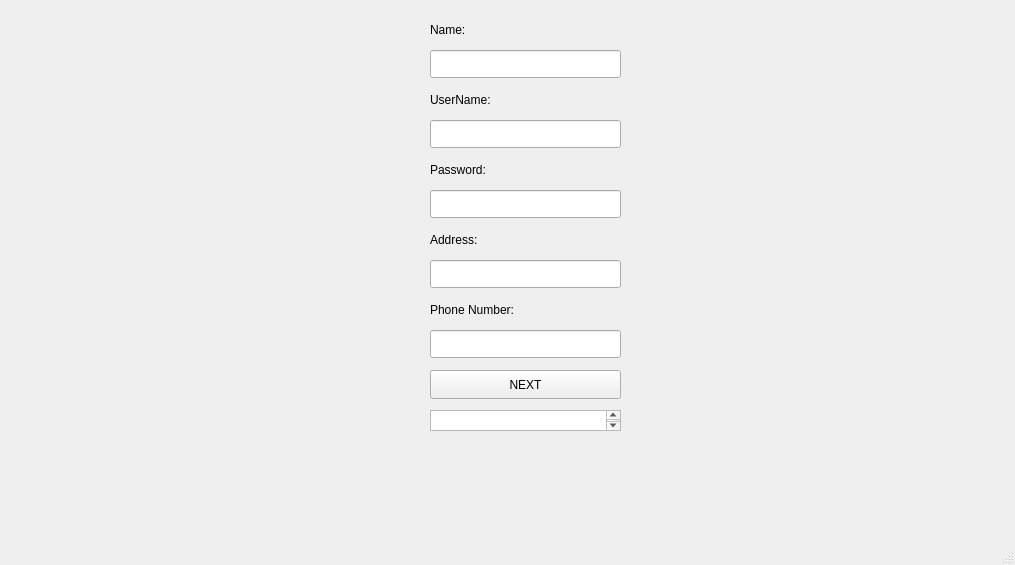
<?xml version="1.0" encoding="UTF-8"?>
<ui version="4.0">
 <class>SignUpWindow</class>
 <widget class="QMainWindow" name="SignUpWindow">
  <property name="geometry">
   <rect>
    <x>0</x>
    <y>0</y>
    <width>1015</width>
    <height>565</height>
   </rect>
  </property>
  <property name="windowTitle">
   <string>MainWindow</string>
  </property>
  <widget class="QWidget" name="centralwidget">
   <widget class="QLabel" name="label">
    <property name="geometry">
     <rect>
      <x>430</x>
      <y>20</y>
      <width>63</width>
      <height>20</height>
     </rect>
    </property>
    <property name="styleSheet">
     <string notr="true">color: rgb(0, 0, 0);
font: 700 9pt &quot;Segoe UI&quot;;</string>
    </property>
    <property name="text">
     <string>Name:</string>
    </property>
   </widget>
   <widget class="QLabel" name="label_2">
    <property name="geometry">
     <rect>
      <x>430</x>
      <y>90</y>
      <width>111</width>
      <height>20</height>
     </rect>
    </property>
    <property name="styleSheet">
     <string notr="true">color: rgb(0, 0, 0);
font: 700 9pt &quot;Segoe UI&quot;;</string>
    </property>
    <property name="text">
     <string>UserName:</string>
    </property>
   </widget>
   <widget class="QLabel" name="label_4">
    <property name="geometry">
     <rect>
      <x>430</x>
      <y>230</y>
      <width>91</width>
      <height>20</height>
     </rect>
    </property>
    <property name="styleSheet">
     <string notr="true">color: rgb(0, 0, 0);
font: 700 9pt &quot;Segoe UI&quot;;</string>
    </property>
    <property name="text">
     <string>Address:</string>
    </property>
   </widget>
   <widget class="QLabel" name="label_3">
    <property name="geometry">
     <rect>
      <x>430</x>
      <y>160</y>
      <width>101</width>
      <height>20</height>
     </rect>
    </property>
    <property name="styleSheet">
     <string notr="true">color: rgb(0, 0, 0);
font: 700 9pt &quot;Segoe UI&quot;;</string>
    </property>
    <property name="text">
     <string>Password:</string>
    </property>
   </widget>
   <widget class="QLabel" name="label_5">
    <property name="geometry">
     <rect>
      <x>430</x>
      <y>300</y>
      <width>111</width>
      <height>20</height>
     </rect>
    </property>
    <property name="styleSheet">
     <string notr="true">color: rgb(0, 0, 0);
font: 700 9pt &quot;Segoe UI&quot;;</string>
    </property>
    <property name="text">
     <string>Phone Number:</string>
    </property>
   </widget>
   <widget class="QLineEdit" name="lineEdit">
    <property name="geometry">
     <rect>
      <x>430</x>
      <y>50</y>
      <width>191</width>
      <height>28</height>
     </rect>
    </property>
   </widget>
   <widget class="QLineEdit" name="lineEdit_2">
    <property name="geometry">
     <rect>
      <x>430</x>
      <y>120</y>
      <width>191</width>
      <height>28</height>
     </rect>
    </property>
   </widget>
   <widget class="QLineEdit" name="lineEdit_3">
    <property name="geometry">
     <rect>
      <x>430</x>
      <y>190</y>
      <width>191</width>
      <height>28</height>
     </rect>
    </property>
   </widget>
   <widget class="QLineEdit" name="lineEdit_4">
    <property name="geometry">
     <rect>
      <x>430</x>
      <y>260</y>
      <width>191</width>
      <height>28</height>
     </rect>
    </property>
   </widget>
   <widget class="QLineEdit" name="lineEdit_5">
    <property name="geometry">
     <rect>
      <x>430</x>
      <y>330</y>
      <width>191</width>
      <height>28</height>
     </rect>
    </property>
   </widget>
   <widget class="QPushButton" name="pushButton">
    <property name="geometry">
     <rect>
      <x>430</x>
      <y>370</y>
      <width>191</width>
      <height>29</height>
     </rect>
    </property>
    <property name="text">
     <string>NEXT</string>
    </property>
   </widget>
   <widget class="QTextEdit" name="textEdit">
    <property name="geometry">
     <rect>
      <x>430</x>
      <y>410</y>
      <width>191</width>
      <height>21</height>
     </rect>
    </property>
   </widget>
  </widget>
  <widget class="QMenuBar" name="menubar">
   <property name="geometry">
    <rect>
     <x>0</x>
     <y>0</y>
     <width>1015</width>
     <height>25</height>
    </rect>
   </property>
  </widget>
  <widget class="QStatusBar" name="statusbar"/>
 </widget>
 <resources/>
 <connections/>
</ui>
